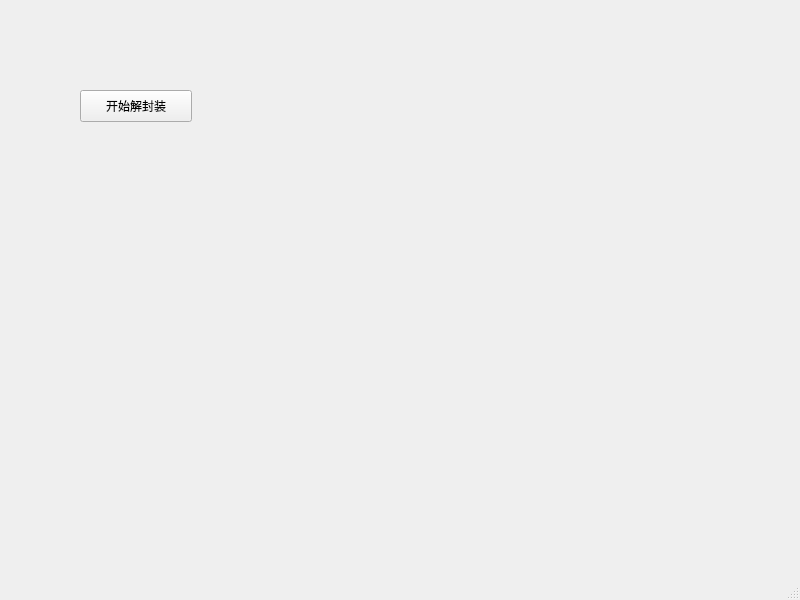
<?xml version="1.0" encoding="UTF-8"?>
<ui version="4.0">
 <class>MainWindow</class>
 <widget class="QMainWindow" name="MainWindow">
  <property name="geometry">
   <rect>
    <x>0</x>
    <y>0</y>
    <width>800</width>
    <height>600</height>
   </rect>
  </property>
  <property name="windowTitle">
   <string>MainWindow</string>
  </property>
  <widget class="QWidget" name="centralwidget">
   <widget class="QPushButton" name="audioButton">
    <property name="geometry">
     <rect>
      <x>80</x>
      <y>90</y>
      <width>112</width>
      <height>32</height>
     </rect>
    </property>
    <property name="text">
     <string>开始解封装</string>
    </property>
   </widget>
  </widget>
  <widget class="QMenuBar" name="menubar">
   <property name="geometry">
    <rect>
     <x>0</x>
     <y>0</y>
     <width>800</width>
     <height>22</height>
    </rect>
   </property>
  </widget>
  <widget class="QStatusBar" name="statusbar"/>
 </widget>
 <resources/>
 <connections/>
</ui>
